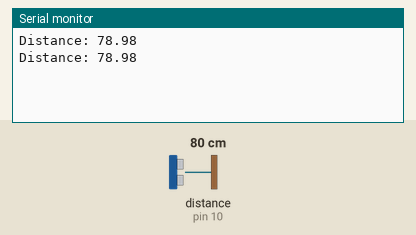
A sketch run on a simulated Arduino Uno, built with avr-gcc and run on an emulated ATmega328P. Shown: the last lines printed to the serial monitor. Wiring (inferred from the names in the program): ultrasonic range finder: trigger pin 9; echo pin 10. The inputs (shaded band) are chosen by the test bench; at power-on: distance to the obstacle (sensor on pin 10) 80 cm. The echo pulse lasts 58.3 µs per cm.

Above: at 1.8 s.
1.9 s: distance to the obstacle (sensor on pin 10) set to 2 cm
At 2.8 s:
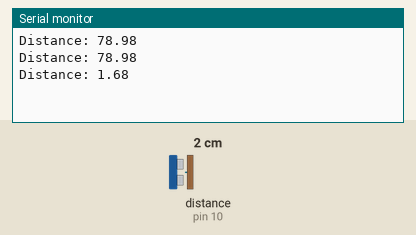
3.4 s: distance to the obstacle (sensor on pin 10) set to 4 cm
At 4.8 s:
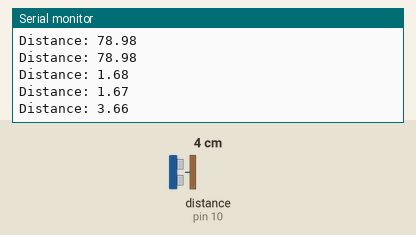
Timing chart, 0 to 6.4 s (numbered marks = the images above; inputs shaded):
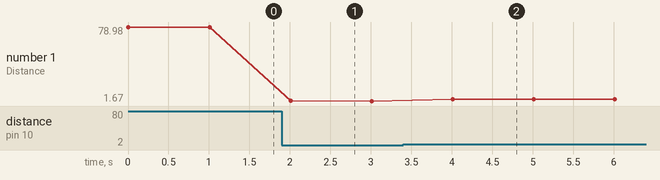

The sketch:

Attivita1_Sensori_ultrasuono-alunni.ino
```cpp
// Dichiarazione di costanti e variabili globali

// Queste costanti non cambieranno. Sono i pin dell’Arduino per l' uscita e dell' ingresso da collegare al sensore:
  const int trigPin = 9;
  const int echoPin = 10;
  const float vSuono = 340;

// Dichiarazioni variabili
  float duration, distance; // durata del segnale (andata-ritorno) e la distanza in cm

// Istruzioni che vengono effettuati solo una volta all’inizio dell’esecuzione
void setup()
{
  // Uso dei pin
    pinMode(trigPin, OUTPUT);
    pinMode(echoPin, INPUT);

  // Inizializzare la comunicazione seriale:
    Serial.begin(9600);
}

void loop()
{
  // Il trasmittore ad ultrasuoni è attivato da un impulso HIGH di 2 o più microsecondi.
  // Effettuare un corto impulso LOW in anticipo, per garantire una pulita HIGH impulso:
  digitalWrite(trigPin, LOW);
  delayMicroseconds(2);
  digitalWrite(trigPin, HIGH);
  delayMicroseconds(10);
  digitalWrite(trigPin, LOW);

  // Il pin “echo” viene utilizzato per leggere il segnale dal sensore: un impulso HIGH, la cui durata è il tempo
  // (in microsecondi) dall'invio del segnale alla ricezione della sua eco da un oggetto. Il variabile "duration" è in s.

  duration = pulseIn(echoPin, HIGH)/1000000.0; // convertito in secondi da microsecondi

  // La seguente istruzione manca nel programma degli alunni; il compito degli alunni è di
  // capire cosa (e come) si deve calcolare; incluso la conversione in cm.

  distance =  100*0.5*(vSuono*duration);
  //0.5* = distanza totale (avanti-indietro)/2 (solo indietro)
  //100* = conversione metri in cm
  //vSuono*duration = legge della velocità (s = v*t)
  // convertire il tempo in una distanza in cm

  // Il risultato viene comunicato al Monitor (e Plotter) seriale
  Serial.print("Distance: ");
  Serial.println(distance);
  delay(1000);            // L’istruzione delay inserisce una pausa do 100 ms.
}
```

Measured:
- after the input at 1.9 s, the serial monitor: prints a new line after 0.11 s (image 1)
- after the input at 3.4 s, the serial monitor: prints a new line after 0.61 s (image 2)
- plotted number 1: 78.98 → 1.67 after the input at 1.9 s, 1.67 → 3.66 after the input at 3.4 s
